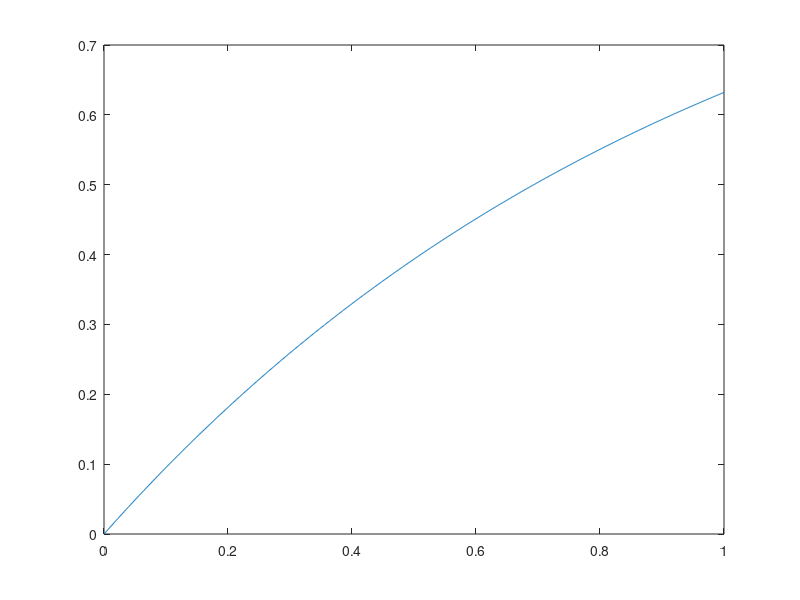
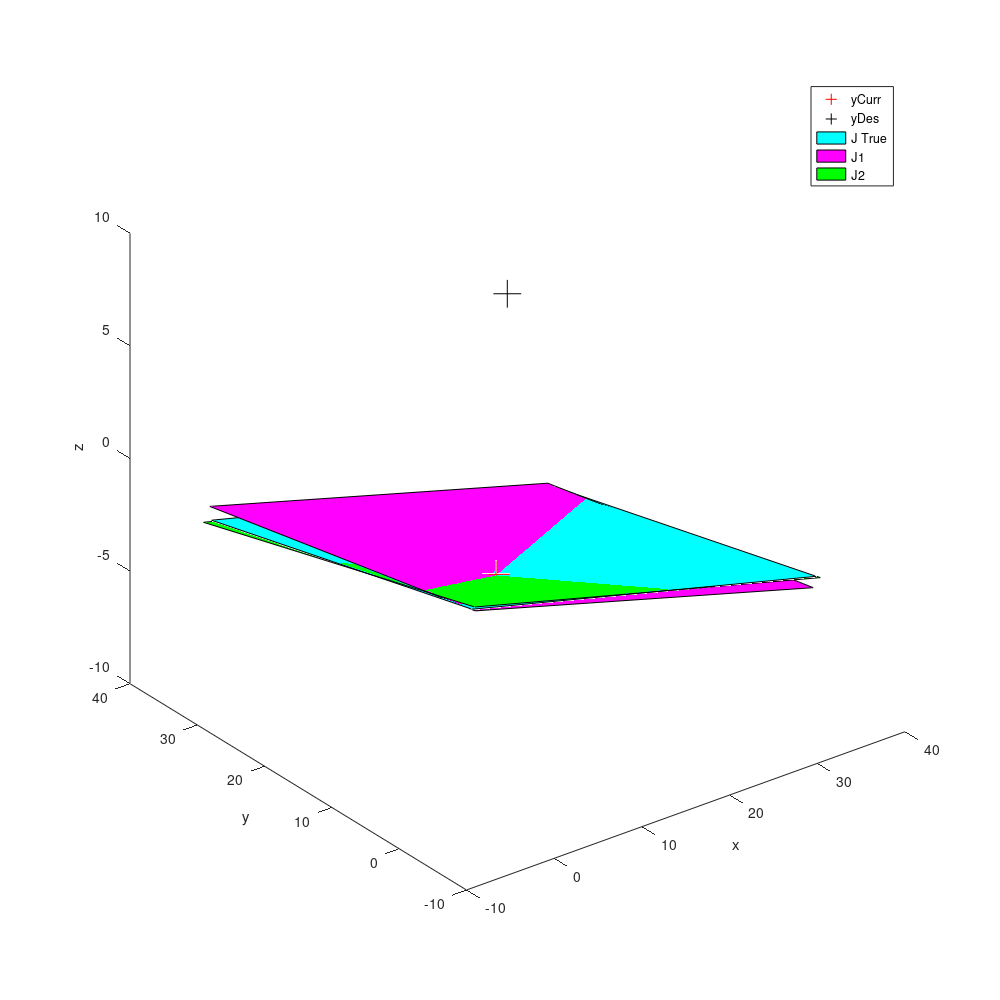

These figures' MATLAB source, in order:
%%
clear; clc;
fig = figure(5);
clf;
set( fig, 'PaperPositionMode', 'auto',...
          'Units', 'inches', ...
          'Position', [0 0 10 10] );

% draw_alpha = true;
draw_alpha = false;
plane_alpha = 0.1;

% y_curr = [0 0 0]';
% y_curr = [6.32551  6.34033 -1.05707]';
y_curr = [4.86121  4.98856 -0.82094]';
y_des = [10 10 10]';
num_arms = 2;

h_yCurr = plot3(y_curr(1), y_curr(2), y_curr(3), 'r+', 'MarkerSize', 20);
xlabel('x');
ylabel('y');
zlabel('z');
% axis([-1 12 -1 12 -1 12])
hold on
h_yDes = plot3(y_des(1), y_des(2), y_des(3), 'k+', 'MarkerSize', 20);

J_true = [
     1.06017     -0.0419678
    -0.0797539    1.05166
    -0.0927115   -0.073844
];

J_true_plane_corners = zeros(4,3);
J_true_plane_corners(1,:) = J_true * [-10; -10] + y_curr;
J_true_plane_corners(2,:) = J_true * [ 25; -10] + y_curr;
J_true_plane_corners(3,:) = J_true * [ 25;  25] + y_curr;
J_true_plane_corners(4,:) = J_true * [-10;  25] + y_curr;
if draw_alpha
    h_JTruePlane = patch(J_true_plane_corners(:, 1), J_true_plane_corners(:, 2), J_true_plane_corners(:, 3), 'c', 'FaceAlpha', plane_alpha);
else
    h_JTruePlane = patch(J_true_plane_corners(:, 1), J_true_plane_corners(:, 2), J_true_plane_corners(:, 3), 'c');
end

J1 = [
       1.05198     -0.039885
      -0.0643178    1.07534
      -0.106667    -0.0588499
 ];
J1_plane_corners = zeros(4,3);
J1_plane_corners(1,:) = J1 * [-10; -10] + y_curr;
J1_plane_corners(2,:) = J1 * [ 25; -10] + y_curr;
J1_plane_corners(3,:) = J1 * [ 25;  25] + y_curr;
J1_plane_corners(4,:) = J1 * [-10;  25] + y_curr;
if draw_alpha
    h_J1Plane = patch(J1_plane_corners(:, 1), J1_plane_corners(:, 2), J1_plane_corners(:, 3), 'm', 'FaceAlpha', plane_alpha);
else
    h_J1Plane = patch(J1_plane_corners(:, 1), J1_plane_corners(:, 2), J1_plane_corners(:, 3), 'm');
end

J2 = [
       1.07552       -0.058516
      -0.0664411      1.076
      -0.101702      -0.0813672
 ];
J2_plane_corners = zeros(4,3);
J2_plane_corners(1,:) = J2 * [-10; -10] + y_curr;
J2_plane_corners(2,:) = J2 * [ 25; -10] + y_curr;
J2_plane_corners(3,:) = J2 * [ 25;  25] + y_curr;
J2_plane_corners(4,:) = J2 * [-10;  25] + y_curr;
if draw_alpha
    h_J2Plane = patch(J2_plane_corners(:, 1), J2_plane_corners(:, 2), J2_plane_corners(:, 3), 'g', 'FaceAlpha', plane_alpha);
else
    h_J2Plane = patch(J2_plane_corners(:, 1), J2_plane_corners(:, 2), J2_plane_corners(:, 3), 'g');
end

h_legend = legend( ...
    [h_yCurr, h_yDes, h_JTruePlane, h_J1Plane, h_J2Plane], ...
    'yCurr', 'yDes', 'J True', 'J1', 'J2');

%% Get Suggested Actions
max_action_norm = 1;
desired_action = y_des - y_curr;
suggested_actions = zeros(2, num_arms);

J1_action = pinv(J1)*desired_action;
if (norm(J1_action) > max_action_norm)
    J1_action = J1_action * (max_action_norm / norm(J1_action));
end
suggested_actions(:, 1) = J1_action;

J2_action = pinv(J2)*desired_action;
if (norm(J2_action) > max_action_norm)
    J2_action = J2_action * (max_action_norm / norm(J2_action));
end
suggested_actions(:, 2) = J2_action;

%% Evaluate True Reward of each Arm
error_prev = norm(y_des - y_curr);
true_results    = zeros(3, num_arms);
true_errors     = zeros(num_arms, 1);
true_rewards    = zeros(num_arms, 1);

for arm_ind = 1:num_arms
    true_results(:, arm_ind) = J_true * suggested_actions(:, arm_ind);
    true_errors(arm_ind)  = norm(y_des - (y_curr + true_results(:, arm_ind)));
    true_rewards(arm_ind) = error_prev - true_errors(arm_ind);
end

%% Pick an arm
arm_to_pull = 1;
action = suggested_actions(:, arm_to_pull);
true_result = true_results(:, arm_to_pull);
true_reward = true_rewards(arm_to_pull);

predicted_results = zeros(3, num_arms);
predicted_results(:, 1) = J1 * action;
predicted_results(:, 2) = J2 * action;

%% Estimate KF inputs
J1_pred_result = predicted_results(:, 1);
h_J1Pred = line([y_curr(1), y_curr(1) + J1_pred_result(1)], [y_curr(2), y_curr(2) + J1_pred_result(2)], [y_curr(3), y_curr(3) + J1_pred_result(3)]);
set(h_J1Pred, 'Color', 'm', 'LineWidth', 4);

J2_pred_result = predicted_results(:, 2);
h_J2Pred = line([y_curr(1), y_curr(1) + J2_pred_result(1)], [y_curr(2), y_curr(2) + J2_pred_result(2)], [y_curr(3), y_curr(3) + J2_pred_result(3)]);
set(h_J2Pred, 'Color', 'g', 'LineWidth', 4);

h_JtrueResult = line([y_curr(1), y_curr(1) + true_result(1)], [y_curr(2), y_curr(2) + true_result(2)], [y_curr(3), y_curr(3) + true_result(3)]);
set(h_JtrueResult, 'Color', 'c', 'LineWidth', 4);

%%
% Estimated Reward
norm_true_movement_to_predicted = zeros(num_arms, 1);
norm_improvement                = zeros(num_arms, 1);
estimtated_improvement          = zeros(num_arms, 1);
estimated_rewards               = zeros(num_arms, 1);
true_improvement                = true_rewards - true_rewards(arm_to_pull);

for arm_ind = 1:num_arms
    norm_true_movement_to_predicted(arm_ind) = norm(true_result - predicted_results(:, arm_ind));
end

norm_to_arm_chosen = norm_true_movement_to_predicted(arm_to_pull);
for arm_ind = 1:num_arms
    norm_improvement(arm_ind) = norm_to_arm_chosen - norm_true_movement_to_predicted(arm_ind);
    estimtated_improvement(arm_ind) = norm_improvement(arm_ind) * abs(true_reward);
    estimated_rewards(arm_ind) = true_reward + estimtated_improvement(arm_ind);
end

fprintf('True rwrd | est. rwrd | nrm t vs p | true imp. | est imp.');
[true_rewards, estimated_rewards, norm_true_movement_to_predicted, true_improvement, estimtated_improvement]

%%
% Transition Noise
transition_noise = eye(2,2);
transition_noise(1,2) = J1_action' * J2_action / (norm(J1_action) * norm(J2_action));
transition_noise(2,1) = J1_action' * J2_action / (norm(J1_action) * norm(J2_action));

%%
fig = figure(1);
dist = 0:0.001:1;
plot(dist, 1 - exp(-dist));